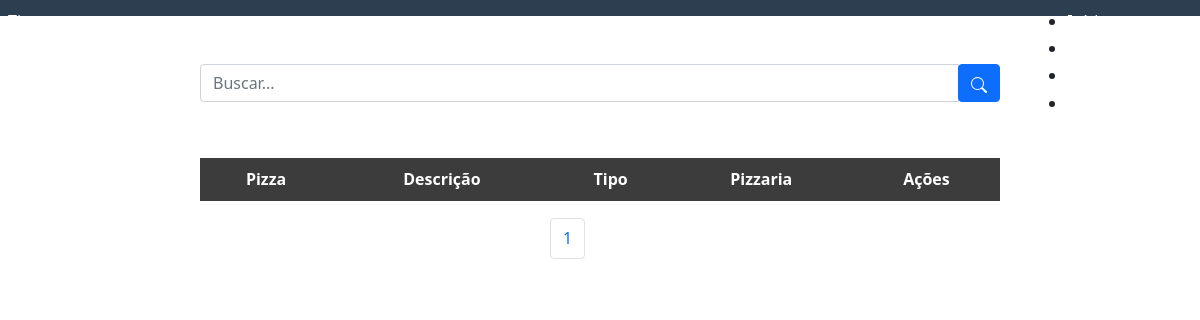
Page / (signed in) on the earlier database version.
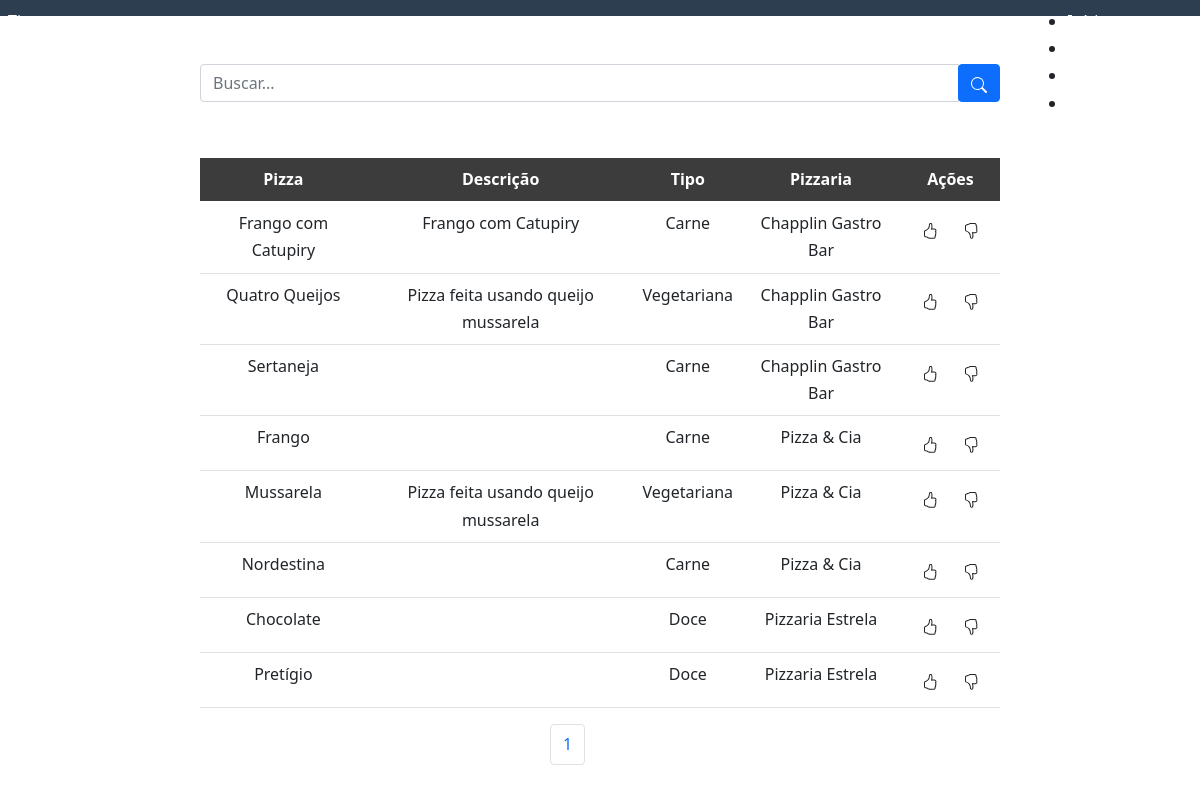
Same page on the later database version.
### pizza/models.py (models this page shows, shortened)
class Pizza(models.Model):
    CHOICES = (
        ('CA', 'Carne'),
        ('VE', 'Vegetariana'),
        ('VG', 'Vegana'),
        ('DC', 'Doce')
    )
    title = models.CharField(max_length=120)
    description = models.CharField(max_length=120, blank=True)
    type = models.CharField(max_length=20, choices=CHOICES, default="")
    thumbnail_url = models.URLField(default="", blank=True)
    approved = models.BooleanField(default=False)
    creator = models.ForeignKey(Pizzeria, on_delete=models.CASCADE, default="")
    class Meta:
        verbose_name = 'Pizza'
        verbose_name_plural = 'Pizzas'
        ordering = ['creator', 'title']

class Pizzeria(models.Model):
    name = models.CharField(max_length=120, default="")
    owner = models.ForeignKey(UserProfile, on_delete=models.CASCADE)
    address = models.CharField(max_length=512, default="", blank=True)
    phone = models.CharField(max_length=40, default="", blank=True)
    def __str__(self):
        return self.name
    class Meta:
        verbose_name = 'Pizzeria'
        verbose_name_plural = 'Pizzerias'
        ordering = ['name', 'owner']

### pizza/views.py (the view)
# urls.py: 2. Add a URL to urlpatterns:  path('', views.home, name='home')
@login_required(login_url='entrar/')
def home(request):
    session = request.session.session_key
    template_name = 'home.html'
    if session:
        content = {}
        search = request.GET.get('search')
        if request.user.is_staff:
            all_pizza = Pizza.objects.filter(creator__owner=request.user)
        else:
            all_pizza = Pizza.objects.all()
        paginator = Paginator(all_pizza, 10)
        pages = request.GET.get('page')
        content['pizzas'] = paginator.get_page(pages)
        if search:
            content['pizzas'] = Pizza.objects.filter(title__icontains=search)
            paginator_src = Paginator(content['pizzas'], 10)
            content['paginator'] = paginator_src.get_page(pages)
        else:
            content['paginator'] = paginator.get_page(pages)
        content['form'] = PizzaForm()
        content['pizzerias'] = Pizzeria.objects.filter(owner=request.user)
        content['like'], content['dislike'] = like_deslike()
        return render(request, template_name, content)
    else:
        return render(request, 'login.html')

### pizza/forms.py
class PizzaForm(forms.ModelForm):
    class Meta:
        model = Pizza
        fields = ['title', 'description', 'type']

### pizza/views.py (called while the page is built)
def like_deslike():
    content = {'likes': Likes.objects.all().values('pizza'),
               'dislikes': Dislikes.objects.all().values('pizza'), 'like': [], 'dislike': []}
    for like in content['likes']:
        for pizza, id in like.items():
            content['like'].append(id)
    for dislike in content['dislikes']:
        for pizza, id in dislike.items():
            content['dislike'].append(id)
    return content['like'], content['dislike']

### pizza/templates/home.html (shortened to what this page needs)
{% extends "base.html" %}
{% load static %}
{% block content %}
<div class="form-buscar-container col-8 m-auto pt-5 pb-2 text-center">
    <form class="buscar-pizza" method="get">
        <div class="input-group">
            <input type="text" id="search" name="search" class="form-control" placeholder="Buscar..."/>
            <div class="input-group-btn">
                <button id="btn-search" class="btn btn-primary"></button>
            </div>
        </div>
    </form>
</div>
<div class="col-8 m-auto pt-5 text-center">
    <table class="table">
        <thead>
            <tr style="background-color: #3d3c3c; color:#fff">
                <th scope="col">Pizza</th>
                <th scope="col">Descrição</th>
                <th scope="col">Tipo</th>
                <th scope="col">Pizzaria</th>
                <th scope="col">Ações</th>
            </tr>
        </thead>
        <tbody>
        {% for pizza in pizzas %}
        <tr>
            <td>{{ pizza.title }}</td>
            <td>{{ pizza.description }}</td>
            {% if pizza.type == 'CA' %}
            <td>Carne</td>
            {% elif pizza.type == 'VE' %}
            <td>Vegetariana</td>
            {% elif pizza.type == 'VG' %}
            <td>Vegana</td>
            {% elif pizza.type == 'DC' %}
            <td>Doce</td>
            {% endif %}
            <td>{{ pizza.creator }}</td>
            {% if user.is_staff %}
            <td>
                <div class="btn-group">
                    <button id="btn-editar" class="btn btn-primary" data-bs-toggle="modal" data-bs-target="#modalCadastro"
                      data-bs-id-pizza="{{pizza.id}}" data-bs-title="{{pizza.title}}" data-bs-description="{{pizza.description}}"
                      data-bs-type="{{pizza.type}}" data-bs-creator="{{pizza.creator}}" data-bs-check="true"><svg
                        xmlns="http://www.w3.org/2000/svg" width="16" height="16" fill="currentColor"
                        class="bi bi-pencil-square" viewBox="0 0 16 16">
                        <path
                          d="M15.502 1.94a.5.5 0 0 1 0 .706L14.459 3.69l-2-2L13.502.646a.5.5 0 0 1 .707 0l1.293 1.293zm-1.75 2.456-2-2L4.939 9.21a.5.5 0 0 0-.121.196l-.805 2.414a.25.25 0 0 0 .316.316l2.414-.805a.5.5 0 0 0 .196-.12l6.813-6.814z" />
                        <path fill-rule="evenodd"
                          d="M1 13.5A1.5 1.5 0 0 0 2.5 15h11a1.5 1.5 0 0 0 1.5-1.5v-6a.5.5 0 0 0-1 0v6a.5.5 0 0 1-.5.5h-11a.5.5 0 0 1-.5-.5v-11a.5.5 0 0 1 .5-.5H9a.5.5 0 0 0 0-1H2.5A1.5 1.5 0 0 0 1 2.5v11z" />
                    </svg></button>
                    <a href="/pizzas/delete/{{pizza.id}}/" id="btn-deletar" class="btn btn-danger btnDel"><svg
                        xmlns="http://www.w3.org/2000/svg" width="16" height="16" fill="currentColor" class="bi bi-trash"
                        viewBox="0 0 16 16">
                        <path
                          d="M5.5 5.5A.5.5 0 0 1 6 6v6a.5.5 0 0 1-1 0V6a.5.5 0 0 1 .5-.5zm2.5 0a.5.5 0 0 1 .5.5v6a.5.5 0 0 1-1 0V6a.5.5 0 0 1 .5-.5zm3 .5a.5.5 0 0 0-1 0v6a.5.5 0 0 0 1 0V6z" />
                        <path fill-rule="evenodd"
                          d="M14.5 3a1 1 0 0 1-1 1H13v9a2 2 0 0 1-2 2H5a2 2 0 0 1-2-2V4h-.5a1 1 0 0 1-1-1V2a1 1 0 0 1 1-1H6a1 1 0 0 1 1-1h2a1 1 0 0 1 1 1h3.5a1 1 0 0 1 1 1v1zM4.118 4 4 4.059V13a1 1 0 0 0 1 1h6a1 1 0 0 0 1-1V4.059L11.882 4H4.118zM2.5 3V2h11v1h-11z" />
                    </svg></a>
                </div>
            </td>
            {% else %}
            <td>
                <div class="btn-group">
                {% if pizza.id in like %}
                    <a href="/pizzas/remove_like/{{pizza.id}}/" id="btn-like-fill" class="btn btn-default"><svg xmlns="http://www.w3.org/2000/svg" width="16" height="16" fill="currentColor" class="bi bi-hand-thumbs-up-fill" viewBox="0 0 16 16">
                      <path d="M6.956 1.745C7.021.81 7.908.087 8.864.325l.261.066c.463.116.874.456 1.012.965.22.816.533 2.511.062 4.51a9.84 9.84 0 0 1 .443-.051c.713-.065 1.669-.072 2.516.21.518.173.994.681 1.2 1.273.184.532.16 1.162-.234 1.733.058.119.103.242.138.363.077.27.113.567.113.856 0 .289-.036.586-.113.856-.039.135-.09.273-.16.404.169.387.107.819-.003 1.148a3.163 3.163 0 0 1-.488.901c.054.152.076.312.076.465 0 .305-.089.625-.253.912C13.1 15.522 12.437 16 11.5 16H8c-.605 0-1.07-.081-1.466-.218a4.82 4.82 0 0 1-.97-.484l-.048-.03c-.504-.307-.999-.609-2.068-.722C2.682 14.464 2 13.846 2 13V9c0-.85.685-1.432 1.357-1.615.849-.232 1.574-.787 2.132-1.41.56-.627.914-1.28 1.039-1.639.199-.575.356-1.539.428-2.59z"/>
                    </svg></a>
                {% else %}
                    <a href="/pizzas/set_like/{{pizza.id}}/" id="btn-like" class="btn btn-default"></a>
                {% endif %}
                {% if pizza.id in dislike %}
                     <a href="/pizzas/remove_dislike/{{pizza.id}}/" id="btn-dislike-fill" class="btn btn-default"><svg xmlns="http://www.w3.org/2000/svg" width="16" height="16" fill="currentColor" class="bi bi-hand-thumbs-down-fill" viewBox="0 0 16 16">
                      <path d="M6.956 14.534c.065.936.952 1.659 1.908 1.42l.261-.065a1.378 1.378 0 0 0 1.012-.965c.22-.816.533-2.512.062-4.51.136.02.285.037.443.051.713.065 1.669.071 2.516-.211.518-.173.994-.68 1.2-1.272a1.896 1.896 0 0 0-.234-1.734c.058-.118.103-.242.138-.362.077-.27.113-.568.113-.856 0-.29-.036-.586-.113-.857a2.094 2.094 0 0 0-.16-.403c.169-.387.107-.82-.003-1.149a3.162 3.162 0 0 0-.488-.9c.054-.153.076-.313.076-.465a1.86 1.86 0 0 0-.253-.912C13.1.757 12.437.28 11.5.28H8c-.605 0-1.07.08-1.466.217a4.823 4.823 0 0 0-.97.485l-.048.029c-.504.308-.999.61-2.068.723C2.682 1.815 2 2.434 2 3.279v4c0 .851.685 1.433 1.357 1.616.849.232 1.574.787 2.132 1.41.56.626.914 1.28 1.039 1.638.199.575.356 1.54.428 2.591z"/>
                    </svg></a>
                {% else %}
                    <a href="/pizzas/set_dislike/{{pizza.id}}/" id="btn-dislike" class="btn btn-default"></a>
                {% endif %}
                </div>
            </td>
            {% endif %}
        </tr>
        {% endfor %}
        </tbody>
    </table>
</div>
<div class="col-1 m-auto pt-auto pb-auto text-center">
    <ul class="pagination">
      <li class="page-item"><a href="" class="page-link"> {{paginator.number}} </a></li>
    </ul>
</div>
{% endblock %}

### pizza/templates/base.html (shortened to what this page needs)
<!DOCTYPE html>
{% load static %}
<html lang="pt-br">
<head>
    <link rel="stylesheet" href="http://yui.yahooapis.com/pure/0.3.0/pure-min.css">
    <link href="https://cdn.jsdelivr.net/npm/bootstrap@5.0.0/dist/css/bootstrap.min.css" rel="stylesheet"
>
    <link rel="stylesheet" href="{% static 'css/styles.css' %}" />
</head>
<body>
<div class="header">
    <div class="pure-menu pure-menu-open pure-menu-fixed pure-menu-horizontal">
        <a class="pure-menu-heading" href="{% url 'home' %}">Tizza</a>
        <ul>
            {% if user.is_authenticated %}
            <li class="pure-menu-selected"><a href="{% url 'home' %}">Início</a></li>
            {% if not user.is_staff %}
            <li class="pure-menu-selected"><a href="{% url 'random' %}">Pizzas Aleatórias</a></li>
            {% endif %}
            <li class="pure-menu-selected"><a href="{% url 'dashboard' %}">Painel</a></li>
            <li class="pure-menu-selected"><a href="{% url 'logout' %}">Sair</a></li>
            {% endif %}
        </ul>
    </div>
</div>
{% block content %}{% endblock %}
</body>
</html>

### pizza/static/css/styles.css (style rules this page uses)
* { -webkit-box-sizing: border-box; -moz-box-sizing: border-box; box-sizing: border-box; }
body { margin: 0 auto; line-height: 1.7em; }
a { color: #3b8bba; }
.header { margin: 0 0; }
.header .pure-menu { padding: 0.5em; background-color: #2d3e50; }
.header .pure-menu a { color: #fff; }
.header .pure-menu-heading { float: left; }
.header ul { float: right; }
.pure-menu.pure-menu-open.pure-menu-fixed { border-bottom: none; z-index: 4; }

Differences in the rows shown:
added Pizza: title "Frango com Catupiry", description "Frango com Catupiry", type "Carne", creator "Chapplin Gastro Bar"
added Pizza: title "Quatro Queijos", description "Pizza feita usando queijo mussarela", type "Vegetariana", creator "Chapplin Gastro Bar"
added Pizza: title "Sertaneja", type "Carne", creator "Chapplin Gastro Bar"
added Pizza: title "Frango", type "Carne", creator "Pizza & Cia"
added Pizza: title "Mussarela", description "Pizza feita usando queijo mussarela", type "Vegetariana", creator "Pizza & Cia"
added Pizza: title "Nordestina", type "Carne", creator "Pizza & Cia"
added Pizza: title "Chocolate", type "Doce", creator "Pizzaria Estrela"
added Pizza: title "Pretígio", type "Doce", creator "Pizzaria Estrela"
